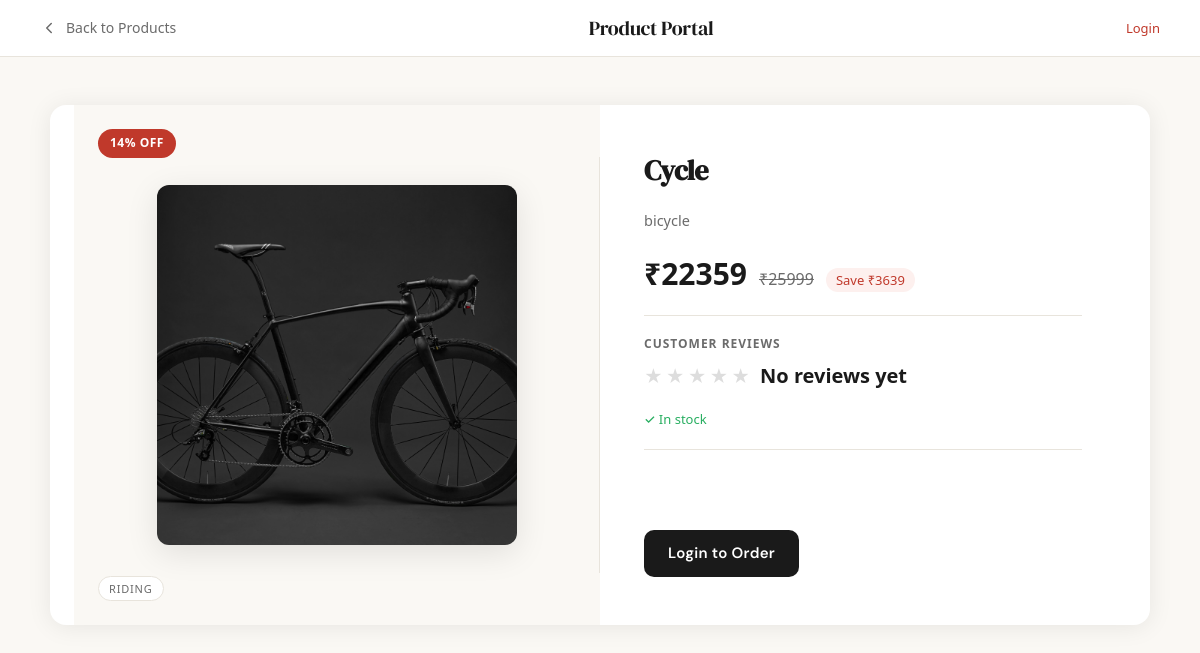
Page /product/6 on the earlier database version.
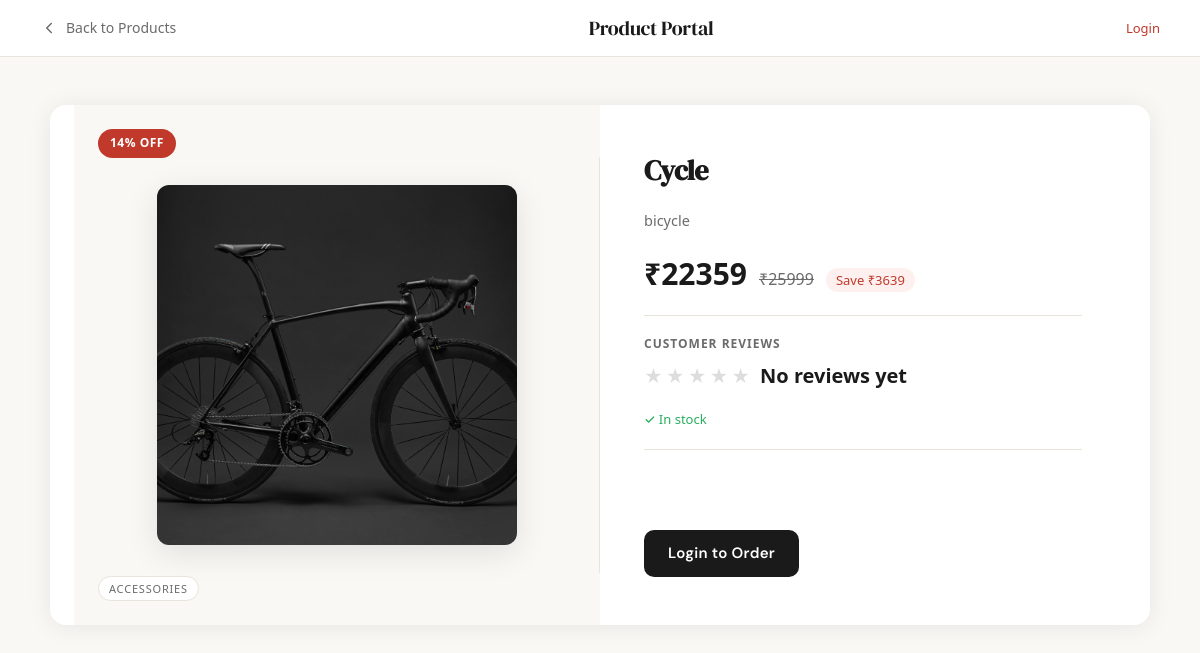
Same page on the later database version.
### db.py (models this page shows)
class Products(Base):
    __tablename__ = "products"
    p_id=Column(Integer,primary_key=True,index=True)
    title=Column(String,nullable=False,unique=True)
    description=Column(String)
    price=Column(Integer,nullable=False)
    discount=Column(Integer,nullable=False)
    image=Column(String,nullable=False)
    category=Column(String,nullable=False)
    stock_quantity=Column(Integer,nullable=False,default=100)

### main.py (the view)
@app.get("/product/{product_id}")
def product_detail(
    request: Request,
    product_id: int,
    db: Session = Depends(get_db)
):
    product = db.query(Products).filter(Products.p_id == product_id).first()
    if not product:
        raise HTTPException(status_code=404, detail="Product not found")
    user = get_current_user_optional(request, db)
    if user:
        view = ProductView(
            user_id=user.id,
            product_id=product.p_id
        )
        db.add(view)
        db.commit()
        thirty_min_ago = datetime.utcnow() - timedelta(minutes=30)
        recent_views_count = db.query(ProductView).filter(
            ProductView.user_id == user.id,
            ProductView.viewed_at >= thirty_min_ago
        ).count()
        if recent_views_count == 1:
            try:
                requests.post(
                    "https://sahil9900.app.n8n.cloud/webhook-test/product-view",
                    json={
                        "user_id": user.id,
                        "email": user.email,
                        "product_id": product.p_id,
                        "category": product.category,
                        "timestamp": datetime.utcnow().isoformat()
                    },
                    timeout=2
                )
            except Exception as e:
                print("Webhook failed:", e)
    review_stats = (
        db.query(
            func.avg(Review.rating).label("avg_rating"),
            func.count(Review.r_id).label("review_count")
        )
        .filter(Review.product_id == product_id)
        .first()
    )
    avg_rating = round(review_stats.avg_rating, 1) if review_stats.avg_rating else 0
    review_count = review_stats.review_count or 0
    flash_message = request.session.pop("flash", None)
    return templates.TemplateResponse(
        "product_detail.html",
        {
            "request": request,
            "product": product,
            "user": user,
            "avg_rating": avg_rating,
            "review_count": review_count,
            "flash": flash_message,
        }
    )

### Template/product_detail.html (shortened to what this page needs)
<!DOCTYPE html>
<html lang="en">
<head>
    <link href="{{ url_for('static', path='/style.css') }}" rel="stylesheet">
</head>
<body>
    <header class="detail-header">
        <a href="/" class="back-link">
            <svg viewBox="0 0 24 24" fill="none" stroke="currentColor" stroke-width="2"
                 stroke-linecap="round" stroke-linejoin="round">
                <polyline points="15 18 9 12 15 6"/>
            </svg>
            Back to Products
        </a>
        <span class="header-brand">Product Portal</span>
        <span class="header-user">
            {% if user %}
                Hello, {{ user.email.split('@')[0] }} &nbsp;|&nbsp; <a href="/logout">Logout</a>
            {% else %}
                <a href="/login">Login</a>
            {% endif %}
        </span>
    </header>
    <div class="detail-wrapper">
        <div class="image-panel">
            <span class="discount-badge">{{ product.discount }}% OFF</span>
            <img src="/{{ product.image }}" alt="{{ product.title }}" class="product-image-main">
            <span class="category-tag">{{ product.category }}</span>
        </div>
        <div class="info-panel">
            <h1 class="product-title">{{ product.title }}</h1>
            <p  class="product-description">{{ product.description }}</p>
            {% set disc_price = (product.price - (product.price * product.discount / 100)) | int %}
            {% set savings    = (product.price * product.discount / 100) | int %}
            <div class="price-block">
                <span class="price-final">₹{{ disc_price }}</span>
                <span class="price-original">₹{{ product.price }}</span>
                <span class="price-savings">Save ₹{{ savings }}</span>
            </div>
            <div class="divider"></div>
            <div class="reviews-section">
                <span class="reviews-label">Customer Reviews</span>
                <div class="stars-row">
                    <div class="stars" id="detailStars"></div>
                    <span class="rating-number" id="detailRatingNum"></span>
                </div>
            </div>
            {% if product.stock_quantity > 20 %}
                <span class="stock-info in-stock">✓ In stock</span>
            {% elif product.stock_quantity > 0 %}
                <span class="stock-info low-stock">⚠ Only {{ product.stock_quantity }} left — order soon</span>
            {% else %}
                <span class="stock-info out-of-stock">✕ Out of stock</span>
            {% endif %}
            <div class="divider"></div>
            <div class="order-section">
                {% if user %}
                    {% if product.stock_quantity > 0 %}
                    <form method="POST" action="/order" class="order-form-inline">
                        <input type="hidden" name="product_id" value="{{ product.p_id }}">
                        <input type="hidden" name="csrf_token" value="{{ request.cookies.get('csrf_token') }}">
                        <input
                            type="number"
                            name="quantity"
                            class="qty-input"
                            placeholder="Qty"
                            min="1"
                            max="{{ product.stock_quantity }}"
                            required
                        >
                        <button type="submit" class="btn-order">🛒 Order Now</button>
                    </form>
                    {% else %}
                    <button class="btn-order" disabled>Out of Stock</button>
                    {% endif %}
                {% else %}
                    <a href="/login" class="btn-order">Login to Order</a>
                {% endif %}
            </div>
        </div>
    </div>
</body>
</html>

### static/style.css (style rules this page uses)
* { box-sizing: border-box; font-family: "Poppins", system-ui, -apple-system, sans-serif; }
body { margin: 0; background: #f4f6fb; color: #1f2937; line-height: 1.4; }

### Template/product_detail.html (style rules this page uses)
*, *::before, *::after { box-sizing: border-box; margin: 0; padding: 0; }
:root { --ink: #1a1a1a; --ink-muted: #6b6b6b; --cream: #faf8f4; --surface: #ffffff; --accent: #c0392b; --accent-light: #fdf0ee; --border: #e8e4dc; --gold: #d4a843; --shadow: 0 2px 24px rgba(0,0,0,0.08); --radius: 16px; }
body { font-family: 'DM Sans', sans-serif; background: var(--cream); color: var(--ink); min-height: 100vh; }
.detail-header { background: var(--surface); border-bottom: 1px solid var(--border); padding: 14px 40px; display: flex; align-items: center; justify-content: space-between; position: sticky; top: 0; z-index: 10; }
.detail-header .back-link { display: inline-flex; align-items: center; gap: 8px; font-size: 14px; font-weight: 500; color: var(--ink-muted); text-decoration: none; transition: color .2s; }
.detail-header .back-link svg { width: 18px; height: 18px; }
.header-brand { font-family: 'DM Serif Display', serif; font-size: 20px; color: var(--ink); letter-spacing: -.3px; }
.header-user { font-size: 13px; color: var(--ink-muted); }
.header-user a { color: var(--accent); text-decoration: none; font-weight: 500; }
.detail-wrapper { max-width: 1100px; margin: 48px auto; padding: 0 24px; display: grid; grid-template-columns: 1fr 1fr; gap: 0; background: var(--surface); border-radius: var(--radius); box-shadow: var(--shadow); overflow: hidden; min-height: 520px; }
.image-panel { position: relative; background: var(--cream); display: flex; align-items: center; justify-content: center; padding: 40px; min-height: 480px; }
.image-panel::after { content: ''; position: absolute; right: 0; top: 10%; bottom: 10%; width: 1px; background: var(--border); }
.product-image-main { width: 100%; max-width: 360px; height: 360px; object-fit: cover; border-radius: 12px; box-shadow: 0 8px 32px rgba(0,0,0,0.10); transition: transform .3s ease; }
.discount-badge { position: absolute; top: 24px; left: 24px; background: var(--accent); color: #fff; font-size: 12px; font-weight: 600; padding: 6px 12px; border-radius: 20px; letter-spacing: .5px; }
.category-tag { position: absolute; bottom: 24px; left: 24px; background: var(--surface); border: 1px solid var(--border); color: var(--ink-muted); font-size: 11px; font-weight: 500; padding: 4px 10px; border-radius: 20px; text-transform: uppercase; letter-spacing: .8px; }
.info-panel { padding: 48px 44px; display: flex; flex-direction: column; gap: 20px; }
.product-title { font-family: 'DM Serif Display', serif; font-size: 28px; line-height: 1.25; color: var(--ink); letter-spacing: -.4px; }
.product-description { font-size: 14.5px; line-height: 1.7; color: var(--ink-muted); font-weight: 300; }
.price-block { display: flex; align-items: baseline; gap: 12px; flex-wrap: wrap; }
.price-final { font-size: 30px; font-weight: 600; color: var(--ink); }
.price-original { font-size: 16px; color: var(--ink-muted); text-decoration: line-through; }
.price-savings { font-size: 13px; background: var(--accent-light); color: var(--accent); padding: 3px 10px; border-radius: 20px; font-weight: 500; }
.divider { height: 1px; background: var(--border); }
.reviews-section { display: flex; flex-direction: column; gap: 10px; }
.reviews-label { font-size: 12px; font-weight: 600; text-transform: uppercase; letter-spacing: 1px; color: var(--ink-muted); }
.stars-row { display: flex; align-items: center; gap: 10px; }
.stars { display: flex; gap: 3px; }
.rating-number { font-size: 20px; font-weight: 600; color: var(--ink); }
.stock-info { font-size: 13px; font-weight: 500; }
.stock-info.in-stock { color: #27ae60; }
.order-section { margin-top: auto; }
.btn-order { flex: 1; padding: 13px 24px; background: var(--ink); color: #fff; border: none; border-radius: 10px; font-family: 'DM Sans', sans-serif; font-size: 15px; font-weight: 600; cursor: pointer; letter-spacing: .3px; transition: background .2s, transform .1s; text-align: center; text-decoration: none; display: inline-block; }

Differences in the rows shown:
changed Products "Cycle": category "RIDING" → "ACCESSORIES"
